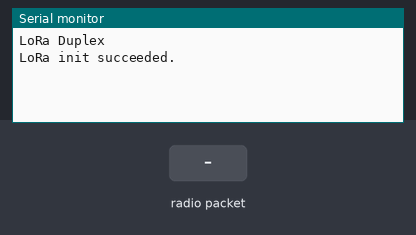
Bench run of a sketch on a simulated Arduino Uno, built with avr-gcc and run on an emulated ATmega328P. Shown: the last lines printed to the serial monitor. The test bench sets the inputs (shaded band). Random numbers use the default seed unless the sketch sets one; no radio packets arrive unless stated.

Above: at 1.2 s.
1.3 s: radio packet "1" arrives
At 1.7 s:
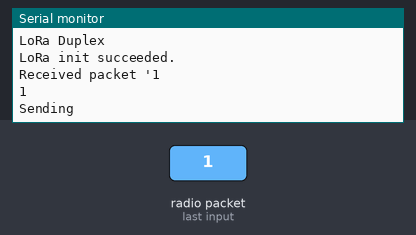
2.8 s: radio packet "0" arrives
At 4.0 s:
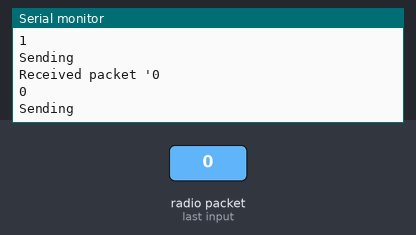
4.3 s: radio packet "2" arrives
At 5.1 s:
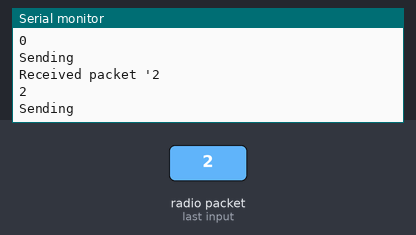

The sketch:

LoRaDuplex2.ino
```cpp
/*
  LoRa Duplex communication

  Sends a message every half second, and polls continually
  for new incoming messages. Implements a one-byte addressing scheme,
  with 0xFF as the broadcast address.

  Uses readString() from Stream class to read payload. The Stream class'
  timeout may affect other functuons, like the radio's callback. For an

  created 28 April 2017
  by Tom Igoe
*/
#include <SPI.h>              // include libraries
#include <LoRa.h>

const int csPin = 10;          // LoRa radio chip select
const int resetPin = 9;       // LoRa radio reset
const int irqPin = 2;         // change for your board; must be a hardware interrupt pin

String outgoing;              // outgoing message

byte msgCount = 0;            // count of outgoing messages
byte localAddress = 0xBB;     // address of this device
byte destination = 0xFF;      // destination to send to
long lastSendTime = 0;        // last send time
int interval = 2000;          // interval between sends


String message = "";
bool nuevo = false;

void setup() {
  Serial.begin(9600);                   // initialize serial
  while (!Serial);

  Serial.println("LoRa Duplex");

  // override the default CS, reset, and IRQ pins (optional)
  LoRa.setPins(csPin, resetPin, irqPin);// set CS, reset, IRQ pin

  if (!LoRa.begin(915E6)) {             // initialize ratio at 915 MHz
    Serial.println("LoRa init failed. Check your connections.");
    while (true);                       // if failed, do nothing
  }

  Serial.println("LoRa init succeeded.");
}

void loop() {

  if (nuevo) {
    sendMessage(message);
    Serial.println("Sending " + message);
    lastSendTime = millis();            // timestamp the message
    interval = random(2000) + 1000;    // 2-3 seconds
  }

  // parse for a packet, and call onReceive with the result:
  onReceive(LoRa.parsePacket());
}

void sendMessage(String outgoing) {
  Serial.println(message);
  LoRa.beginPacket();                   // start packet
  LoRa.print("AAAAAAAAAAAAAA" + message);              // add destination address
  LoRa.println(message);                 // add payload
  LoRa.endPacket(true);                     // finish packet and send it
  msgCount++;                           // increment message ID
  nuevo = false;
  message = "";
}

void onReceive(int packetSize) {
    // received a packet

    if (packetSize) {
    Serial.print("Received packet '");

  while (LoRa.available()) {
    message += (char)LoRa.read();
  }

  Serial.println(message);
  nuevo = true;
    }
}
```

Measured:
- after the input at 1.3 s, the serial monitor: prints a new line at once (image 1)
- after the input at 2.8 s, the serial monitor: prints a new line at once (image 2)
- after the input at 4.3 s, the serial monitor: prints a new line at once (image 3)
